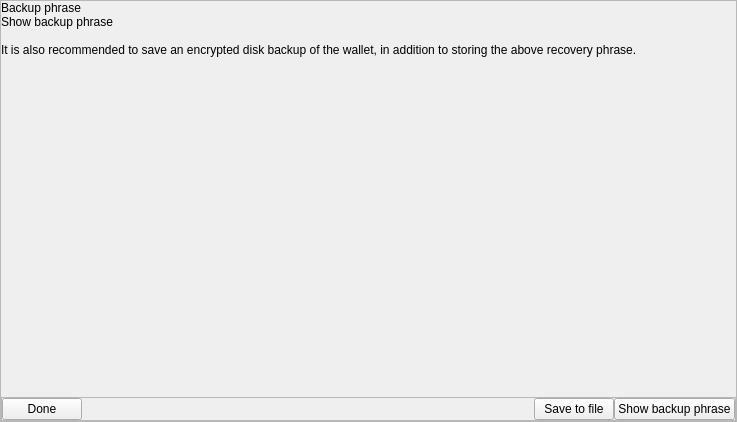
<?xml version="1.0" encoding="UTF-8"?>
<ui version="4.0">
 <class>BackupDialog</class>
 <widget class="QFrame" name="BackupDialog">
  <property name="geometry">
   <rect>
    <x>0</x>
    <y>0</y>
    <width>737</width>
    <height>422</height>
   </rect>
  </property>
  <property name="sizePolicy">
   <sizepolicy hsizetype="Expanding" vsizetype="Expanding">
    <horstretch>0</horstretch>
    <verstretch>0</verstretch>
   </sizepolicy>
  </property>
  <property name="toolTip">
   <string notr="true"/>
  </property>
  <layout class="QVBoxLayout" name="verticalLayout_2">
   <property name="spacing">
    <number>0</number>
   </property>
   <property name="margin">
    <number>0</number>
   </property>
   <item>
    <layout class="QHBoxLayout" name="horizontalLayout">
     <property name="spacing">
      <number>0</number>
     </property>
     <item>
      <widget class="QFrame" name="frameAccountSettings">
       <property name="minimumSize">
        <size>
         <width>50</width>
         <height>0</height>
        </size>
       </property>
       <property name="frameShape">
        <enum>QFrame::StyledPanel</enum>
       </property>
       <property name="frameShadow">
        <enum>QFrame::Raised</enum>
       </property>
       <layout class="QVBoxLayout" name="verticalLayout">
        <property name="spacing">
         <number>0</number>
        </property>
        <property name="margin">
         <number>0</number>
        </property>
        <item>
         <widget class="QLabel" name="labelBackupPhraseHeading">
          <property name="text">
           <string>Backup phrase</string>
          </property>
          <property name="wordWrap">
           <bool>true</bool>
          </property>
          <property name="indent">
           <number>0</number>
          </property>
         </widget>
        </item>
        <item>
         <widget class="ClickableLabel" name="labelShowBackupPhrase">
          <property name="text">
           <string>Show backup phrase</string>
          </property>
          <property name="wordWrap">
           <bool>true</bool>
          </property>
          <property name="indent">
           <number>0</number>
          </property>
         </widget>
        </item>
        <item>
         <widget class="QLabel" name="labelBackupPhrase">
          <property name="text">
           <string notr="true"/>
          </property>
          <property name="wordWrap">
           <bool>true</bool>
          </property>
          <property name="indent">
           <number>0</number>
          </property>
          <property name="textInteractionFlags">
           <set>Qt::TextSelectableByKeyboard|Qt::TextSelectableByMouse</set>
          </property>
         </widget>
        </item>
        <item>
         <widget class="QLabel" name="labelSaveToDiskDescription">
          <property name="text">
           <string>It is also recommended to save an encrypted disk backup of the wallet, in addition to storing the above recovery phrase.</string>
          </property>
          <property name="wordWrap">
           <bool>true</bool>
          </property>
          <property name="indent">
           <number>0</number>
          </property>
         </widget>
        </item>
        <item>
         <spacer name="verticalSpacer">
          <property name="orientation">
           <enum>Qt::Vertical</enum>
          </property>
          <property name="sizeHint" stdset="0">
           <size>
            <width>20</width>
            <height>25</height>
           </size>
          </property>
         </spacer>
        </item>
        <item>
         <widget class="QFrame" name="frameBackupDialogsButtons">
          <property name="frameShape">
           <enum>QFrame::StyledPanel</enum>
          </property>
          <property name="frameShadow">
           <enum>QFrame::Raised</enum>
          </property>
          <layout class="QHBoxLayout" name="horizontalLayout_2">
           <property name="spacing">
            <number>0</number>
           </property>
           <property name="margin">
            <number>0</number>
           </property>
           <item>
            <widget class="QPushButton" name="buttonDone">
             <property name="text">
              <string>Done</string>
             </property>
            </widget>
           </item>
           <item>
            <spacer name="spacerAccountSettingsButtons">
             <property name="orientation">
              <enum>Qt::Horizontal</enum>
             </property>
             <property name="sizeHint" stdset="0">
              <size>
               <width>72</width>
               <height>20</height>
              </size>
             </property>
            </spacer>
           </item>
           <item>
            <widget class="QPushButton" name="buttonSaveToFile">
             <property name="text">
              <string>Save to file</string>
             </property>
            </widget>
           </item>
           <item>
            <widget class="QPushButton" name="buttonShowBackupPhrase">
             <property name="text">
              <string>Show backup phrase</string>
             </property>
             <property name="class" stdset="0">
              <string notr="true">focus</string>
             </property>
            </widget>
           </item>
          </layout>
         </widget>
        </item>
       </layout>
      </widget>
     </item>
    </layout>
   </item>
  </layout>
 </widget>
 <customwidgets>
  <customwidget>
   <class>ClickableLabel</class>
   <extends>QLabel</extends>
   <header location="global">qt/_Gulden/clickablelabel.h</header>
  </customwidget>
 </customwidgets>
 <resources/>
 <connections/>
</ui>
